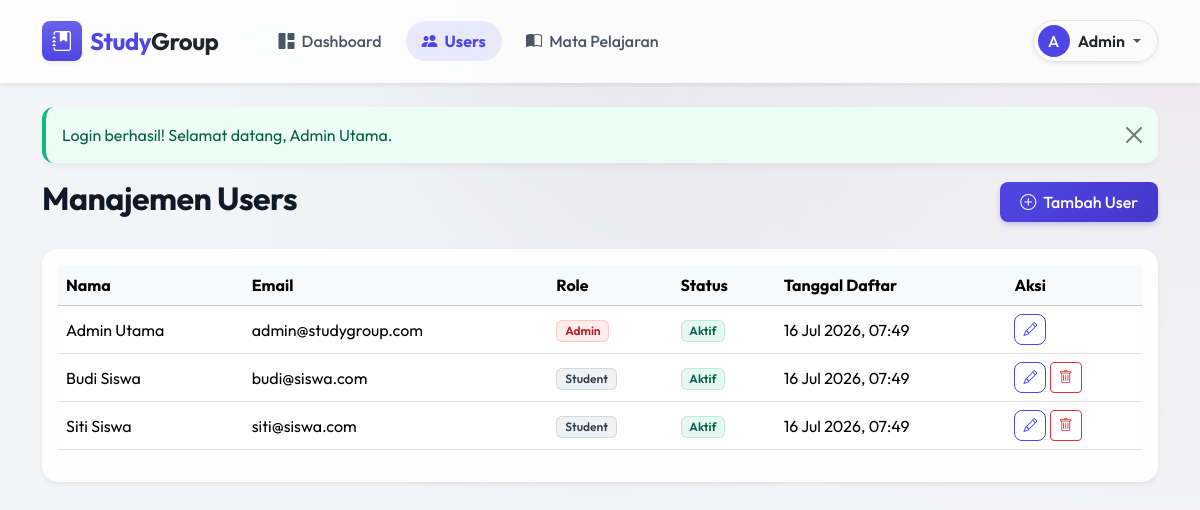
The app's page /?page=users (signed in) with its own data.
### tables this page shows
CREATE TABLE users (
    id INT UNSIGNED AUTO_INCREMENT PRIMARY KEY,
    name VARCHAR(100) NOT NULL,
    email VARCHAR(150) NOT NULL UNIQUE,
    password VARCHAR(255) NOT NULL,
    profile_photo VARCHAR(255) DEFAULT NULL,
    role ENUM('admin', 'student', 'mentor') NOT NULL DEFAULT 'student',
    is_active TINYINT(1) NOT NULL DEFAULT 1,
    created_at TIMESTAMP DEFAULT CURRENT_TIMESTAMP,
    updated_at TIMESTAMP DEFAULT CURRENT_TIMESTAMP ON UPDATE CURRENT_TIMESTAMP
);

### models/User.php (called while the page is built, shortened)
<?php
class User {
    private $pdo;
    public function __construct($pdo) {
        $this->pdo = $pdo;
    }
    public function getAll() {
        $stmt = $this->pdo->prepare("SELECT id, name, email, role, is_active, created_at FROM users ORDER BY created_at DESC");
        $stmt->execute();
        return $stmt->fetchAll();
    }
}
?>

### config/config.php (called while the page is built, shortened)
<?php
function escape($html) {
    return htmlspecialchars($html ?? '', ENT_QUOTES | ENT_SUBSTITUTE, "UTF-8");
}
?>

### views/Admin/users_index.php (the view, shortened to what this page needs)
<?php require 'views/layouts/header.php'; ?>
<div class="d-flex justify-content-between align-items-center mb-4">
    <h2>Manajemen Users</h2>
    <a href="<?= BASE_URL ?>?page=users&action=create" class="btn btn-primary"><i class="bi bi-plus-circle me-1"></i> Tambah User</a>
</div>
<div class="card shadow-sm border-0">
    <div class="card-body">
        <div class="table-responsive">
            <table class="table table-hover align-middle">
                <thead class="table-light">
                    <tr>
                        <th>Nama</th>
                        <th>Email</th>
                        <th>Role</th>
                        <th>Status</th>
                        <th>Tanggal Daftar</th>
                        <th>Aksi</th>
                    </tr>
                </thead>
                <tbody>
                    <?php foreach($users as $u): ?>
                    <tr>
                        <td><?= escape($u['name']) ?></td>
                        <td><?= escape($u['email']) ?></td>
                        <td>
                            <?php if($u['role'] == 'admin'): ?>
                                <span class="badge bg-danger">Admin</span>
                            <?php elseif($u['role'] == 'mentor'): ?>
                                <span class="badge bg-info">Mentor</span>
                            <?php else: ?>
                                <span class="badge bg-secondary">Student</span>
                            <?php endif; ?>
                        </td>
                        <td>
                            <?php if($u['is_active']): ?>
                                <span class="badge bg-success">Aktif</span>
                            <?php else: ?>
                                <span class="badge bg-dark">Nonaktif</span>
                            <?php endif; ?>
                        </td>
                        <td><?= date('d M Y, H:i', strtotime($u['created_at'])) ?></td>
                        <td>
                            <a href="<?= BASE_URL ?>?page=users&action=edit&id=<?= $u['id'] ?>" class="btn btn-sm btn-outline-primary"><i class="bi bi-pencil"></i></a>
                            <?php if($u['id'] != $_SESSION['user_id']): ?>
                            <form action="<?= BASE_URL ?>?page=users&action=delete" method="POST" class="d-inline" onsubmit="return confirm('Yakin ingin menghapus user ini?');">
                                <button type="submit" class="btn btn-sm btn-outline-danger"><i class="bi bi-trash"></i></button>
                            </form>
                            <?php endif; ?>
                        </td>
                    </tr>
                    <?php endforeach; ?>
                </tbody>
            </table>
        </div>
    </div>
</div>
<?php require 'views/layouts/footer.php'; ?>

### views/layouts/header.php (style rules this page uses)
:root { --primary: #4f46e5; --primary-dark: #4338ca; --secondary: #10b981; --bg-color: #f3f4f6; --card-bg: rgba(255, 255, 255, 0.9); --text-main: #1f2937; }
body { font-family: 'Outfit', sans-serif; background-color: var(--bg-color); background-image: radial-gradient(at 0% 0%, hsla(253,16%,7%,0) 0, transparent 50%), radial-gradient(at 50% 0%, hsla(225,39%,30%,0.05) 0, transparent 50%), radial-gradient(at 100% 0%, hsla(339,49%,30%,0.05) 0, transparent 50%); color: var(--text-main); min-height: 100vh; }
.card { background: var(--card-bg); backdrop-filter: blur(10px); border: 1px solid rgba(255,255,255,0.8); border-radius: 1rem; box-shadow: 0 10px 25px -5px rgba(0, 0, 0, 0.05), 0 8px 10px -6px rgba(0, 0, 0, 0.01); transition: transform 0.2s ease, box-shadow 0.2s ease; }
.btn-primary { background: linear-gradient(135deg, var(--primary), var(--primary-dark)); border: none; border-radius: 0.5rem; font-weight: 500; padding: 0.5rem 1.25rem; box-shadow: 0 4px 6px -1px rgba(79, 70, 229, 0.2), 0 2px 4px -1px rgba(79, 70, 229, 0.1); transition: all 0.3s ease; }
.btn-outline-primary { border-color: var(--primary); color: var(--primary); border-radius: 0.5rem; font-weight: 500; }
h1, h2, h3, h4, h5, h6 { font-weight: 700; color: #111827; letter-spacing: -0.5px; }
.badge.bg-success { background-color: rgba(16, 185, 129, 0.1) !important; color: #065f46 !important; border: 1px solid rgba(16, 185, 129, 0.2); font-weight: 600; }
.badge.bg-danger { background-color: rgba(239, 68, 68, 0.1) !important; color: #b91c1c !important; border: 1px solid rgba(239, 68, 68, 0.2); font-weight: 600; }
.badge.bg-secondary { background-color: rgba(107, 114, 128, 0.1) !important; color: #374151 !important; border: 1px solid rgba(107, 114, 128, 0.2); font-weight: 600; }
.card { transition: all 0.3s ease; }

### records on screen
users: name "Admin Utama", email "admin@studygroup.com", role "Admin", is_active "Aktif", created_at "16 Jul 2026, 07:49"
users: name "Budi Siswa", email "budi@siswa.com", role "Student", is_active "Aktif", created_at "16 Jul 2026, 07:49"
users: name "Siti Siswa", email "siti@siswa.com", role "Student", is_active "Aktif", created_at "16 Jul 2026, 07:49"

### other values on screen
substr($_SESSION['name'], 0, 1) "A"
explode(' ', trim($_SESSION['name']))[0] "Admin"
$_SESSION['flash_message'] "Login berhasil! Selamat datang, Admin Utama."
